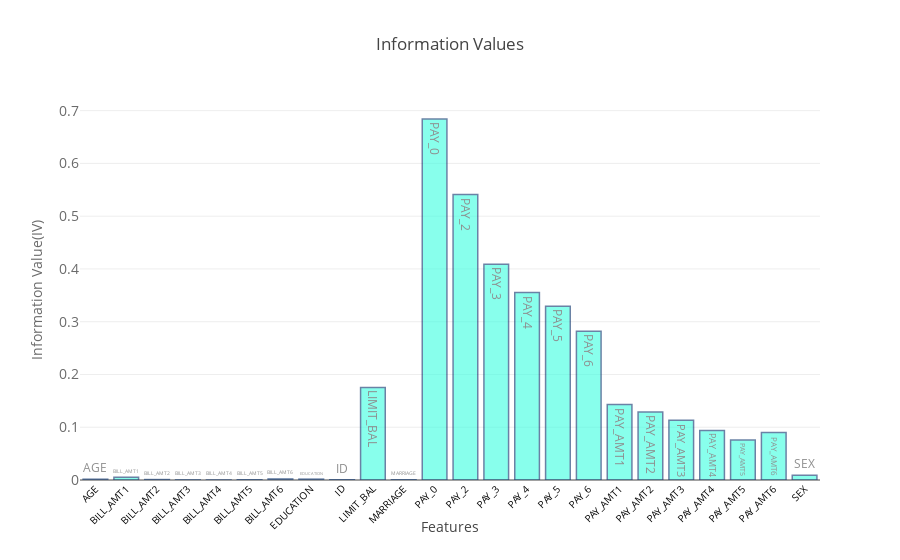

Notebook code cell kept with this figure:
### Markdown cell above
### Plotting the Information values

### Code cell
data = [go.Bar(
            x=IV['VAR_NAME'],
            y=IV['IV'],
            text=IV['VAR_NAME'],
            marker=dict(
            color='rgb(58,256,225)',
            line=dict(
            color='rgb(8,48,107)',
            width=1.5,
        )
    ),
    opacity=0.6
    )]


layout = go.Layout(
    title='Information Values',
        xaxis=dict(
        tickangle=-45,
        title='Features',
        tickfont=dict(
            size=10,
            color='rgb(7, 7, 7)'
        )
    ),
    yaxis=dict(
        title='Information Value(IV)',
        titlefont=dict(
            size=14,
            color='rgb(107, 107, 107)'
        ),
        tickfont=dict(
            size=14,
            color='rgb(107, 107, 107)'
        )
    ),
)

plotly.offline.iplot({
    "data": data,'layout':layout
})

### Figure 1 — Plotly figure (JSON) as saved in the notebook; plotly's stock layout.template omitted (floating-point values rounded to 4 significant figures)
{"data": [{"marker": {"color": "rgb(58,256,225)", "line": {"color": "rgb(8,48,107)", "width": 1.5}}, "opacity": 0.6, "text": ["AGE", "BILL_AMT1", "BILL_AMT2", "BILL_AMT3", "BILL_AMT4", "BILL_AMT5", "BILL_AMT6", "EDUCATION", "ID", "LIMIT_BAL", "MARRIAGE", "PAY_0", "PAY_2", "PAY_3", "PAY_4", "PAY_5", "PAY_6", "PAY_AMT1", "PAY_AMT2", "PAY_AMT3", "PAY_AMT4", "PAY_AMT5", "PAY_AMT6", "SEX"], "x": ["AGE", "BILL_AMT1", "BILL_AMT2", "BILL_AMT3", "BILL_AMT4", "BILL_AMT5", "BILL_AMT6", "EDUCATION", "ID", "LIMIT_BAL", "MARRIAGE", "PAY_0", "PAY_2", "PAY_3", "PAY_4", "PAY_5", "PAY_6", "PAY_AMT1", "PAY_AMT2", "PAY_AMT3", "PAY_AMT4", "PAY_AMT5", "PAY_AMT6", "SEX"], "y": [0.001528, 0.005095, 0.0008651, 0.0001941, 5.661e-05, 0.0004367, 0.002051, 0.001679, 0.0005214, 0.1754, 0.0005234, 0.6842, 0.5409, 0.409, 0.3552, 0.3293, 0.2817, 0.1429, 0.129, 0.113, 0.09401, 0.07599, 0.08992, 0.00918], "type": "bar", "uid": "d8c45e52-a0fc-11ea-9224-0242ac130202"}], "layout": {"title": "Information Values", "xaxis": {"tickangle": -45, "tickfont": {"color": "rgb(7, 7, 7)", "size": 10}, "title": "Features"}, "yaxis": {"tickfont": {"color": "rgb(107, 107, 107)", "size": 14}, "title": "Information Value(IV)", "titlefont": {"color": "rgb(107, 107, 107)", "size": 14}}}}
